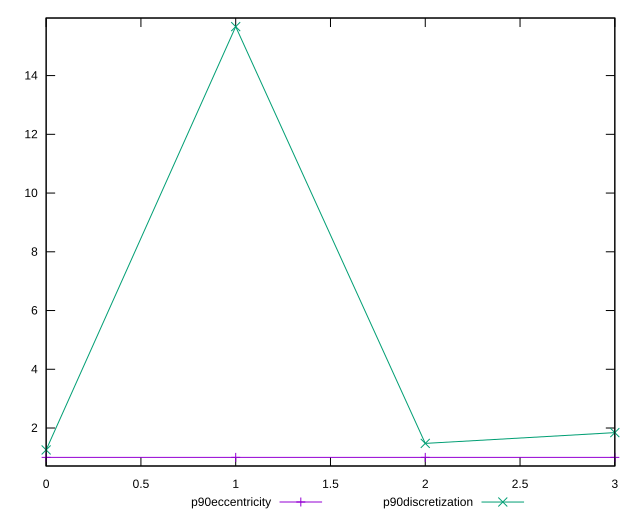

Here is the gnuplot script that generated this plot:
reset

$p90Eccentricity <<EOF
0 1.0000000000000007
1 0.9999999999999988
2 0.9999999999999991
3 1
EOF

$p90Discretization <<EOF
0 1.2533333333333334
1 15.666666666666666
2 1.4761904761904763
3 1.8431372549019607
EOF

set key outside below
set xrange [0:3]
set yrange [0.7066666666666654:15.959999999999999]
set trange [0.7066666666666654:15.959999999999999]
set terminal svg size 640, 520 enhanced background rgb 'white'
set output "reports/report_00030_2021-02-24T20-42-31.540Z/total-byte-weight/progression/eccentricity.svg"

plot $p90Eccentricity title "p90eccentricity" with linespoints, \
     $p90Discretization title "p90discretization" with linespoints

reset
